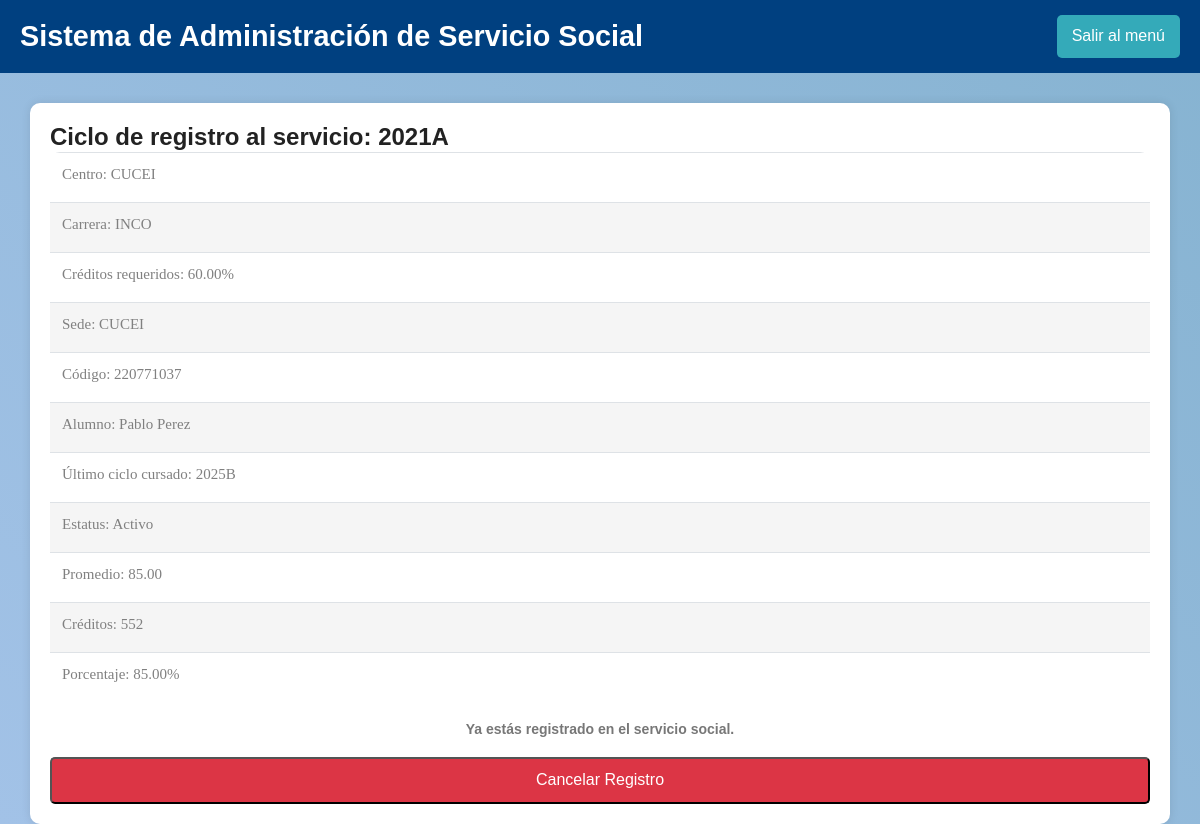
Screenshot of /src/registro.php (signed in) with the database file from the repository.
### tables this page shows
CREATE TABLE IF NOT EXISTS `registro` (
  `idRegistro` int NOT NULL AUTO_INCREMENT,
  `Centro` varchar(100) NOT NULL,
  `Carrera` varchar(100) NOT NULL,
  `CreditosRequeridos` decimal(5,2) NOT NULL,
  `Sede` varchar(100) NOT NULL,
  `codigoAlumno` int NOT NULL,
  `Alumno` varchar(100) NOT NULL,
  `CicloAdmision` varchar(10) NOT NULL,
  `UltimoCicloCursado` varchar(10) NOT NULL,
  `Estatus` enum('Activo','Inactivo','Egresado') NOT NULL,
  `Promedio` decimal(4,2) NOT NULL,
  `Creditos` int NOT NULL,
  `Porcentaje` decimal(5,2) NOT NULL,
  `IdUsuario` int NOT NULL,
  `Registro` tinyint(1) NOT NULL DEFAULT '0',
  PRIMARY KEY (`idRegistro`),
  KEY `fk_registro_alumno` (`codigoAlumno`),
  KEY `fk_registro_usuario` (`IdUsuario`)
);

### src/registro.php (the view, shortened to what this page needs)
<?php
$IdUsuario = $_SESSION['id_usuario'];
$conn = OpenCon();
$sql = "SELECT r.Centro, r.Carrera, r.CreditosRequeridos, r.Sede, r.codigoAlumno,
               r.Alumno, r.CicloAdmision, r.UltimoCicloCursado, r.Estatus,
               r.Promedio, r.Creditos, r.Porcentaje, r.Registro
        FROM registro r
        INNER JOIN alumno a ON r.codigoAlumno = a.codigoAlumno
        WHERE a.IdUsuario = ?";
$stmt = $conn->prepare($sql);
$stmt->bind_param("i", $IdUsuario);
$stmt->execute();
$result = $stmt->get_result();
if ($row = $result->fetch_assoc()) {
    $centro = $row['Centro'];
    $carrera = $row['Carrera'];
    $creditosRequeridos = $row['CreditosRequeridos'];
    $sede = $row['Sede'];
    $codigoAlumno = $row['codigoAlumno'];
    $alumno = $row['Alumno'];
    $cicloAdmision = $row['CicloAdmision'];
    $ultimoCiclo = $row['UltimoCicloCursado'];
    $estatus = $row['Estatus'];
    $promedio = $row['Promedio'];
    $creditos = $row['Creditos'];
    $porcentaje = $row['Porcentaje'];
    $registro = $row['Registro'];
} else {
    $centro = $carrera = $creditosRequeridos = $sede = $codigoAlumno =
    $alumno = $cicloAdmision = $ultimoCiclo = $estatus = $promedio =
    $creditos = $porcentaje = $registro = "0";
}
?>
<!DOCTYPE html>
<html lang="es">
<head>
    <link rel="stylesheet" href="../css/bootstrap.css">
    <link rel="stylesheet" href="../css/main.css">
</head>
<body>
    <div class="header">
        <h1>Sistema de Administración de Servicio Social</h1>
        <a href="cart.php" class="logout-button">Salir al menú</a>
    </div>
    <div class="container">
        <h3>Ciclo de registro al servicio: <strong><?php echo htmlspecialchars($cicloAdmision); ?></strong></h3>
        <table class="table">
            <tr><td>Centro: <?php echo htmlspecialchars($centro); ?></td></tr>
            <tr><td>Carrera: <?php echo htmlspecialchars($carrera); ?></td></tr>
            <tr><td>Créditos requeridos: <?php echo htmlspecialchars($creditosRequeridos); ?>%</td></tr>
            <tr><td>Sede: <?php echo htmlspecialchars($sede); ?></td></tr>
            <tr><td>Código: <?php echo htmlspecialchars($codigoAlumno); ?></td></tr>
            <tr><td>Alumno: <?php echo htmlspecialchars($alumno); ?></td></tr>
            <tr><td>Último ciclo cursado: <?php echo htmlspecialchars($ultimoCiclo); ?></td></tr>
            <tr><td>Estatus: <?php echo htmlspecialchars($estatus); ?></td></tr>
            <tr><td>Promedio: <?php echo htmlspecialchars($promedio); ?></td></tr>
            <tr><td>Créditos: <?php echo htmlspecialchars($creditos); ?></td></tr>
            <tr><td>Porcentaje: <?php echo htmlspecialchars($porcentaje); ?>%</td></tr>
        </table>
        <p style="text-align: center; font-weight: bold;">
            <?php
            if (intval($registro) === 1) {
                echo "Ya estás registrado en el servicio social.";
            } else {
                echo "No tienes un registro activo en el servicio social.";
            }
            ?>
        </p>
        <?php if ($porcentaje >= $creditosRequeridos) { ?>
            <?php if (intval($registro) === 1) { ?>
                <form method="POST" action="actualizar_registro.php" onsubmit="return confirm('¿Estás seguro de cancelar tu registro?');">
                    <button type="submit" class="action-button cancel-button">Cancelar Registro</button>
                </form>
            <?php } ?>
        <?php } ?>
    </div>
</body>
</html>

### css/main.css (style rules this page uses)
body { color: #777777; font-family: "Poppins", sans-serif; font-size: 14px; font-weight: 300; line-height: 1.625em; position: relative; }
a { -webkit-transition: all 0.3s ease 0s; -moz-transition: all 0.3s ease 0s; -o-transition: all 0.3s ease 0s; transition: all 0.3s ease 0s; }
a, a:focus, a:hover { text-decoration: none; outline: 0; }
h1, h2, h3, h4, h5, h6 { font-family: "Poppins", sans-serif; color: #222222; line-height: 1.2em !important; margin-bottom: 0; margin-top: 0; font-weight: 600; }
h1, .h1 { font-size: 36px; }
h3, .h3 { font-size: 24px; }
td, th { border-radius: 0px; }
h1 { font-size: 36px; }
h3 { font-size: 24px; }
h1, h2, h3, h4, h5, h6 { line-height: 1.5em; }
.header h1 { color: #fff; }
table { border-spacing: 1; border-collapse: collapse; background: white; border-radius: 10px; overflow: hidden; width: 100%; margin: 0 auto; position: relative; }
table * { position: relative; }
table td, table th { padding-left: 8px; }
table tbody tr { height: 50px; }
table tbody tr:last-child { border: 0; }
table td, table th { text-align: left; }
tbody tr:nth-child(even) { background-color: #f5f5f5; }
tbody tr { font-family: OpenSans-Regular; font-size: 15px; color: #808080; line-height: 1.2; font-weight: unset; }

### src/registro.php (style rules this page uses)
body { background: linear-gradient(45deg, #a2c2e7, #86b3d1); font-family: Arial, sans-serif; }
.container { margin-top: 30px; background-color: white; padding: 20px; border-radius: 10px; box-shadow: 0 0 10px rgba(0, 0, 0, 0.1); }
.header { display: flex; justify-content: space-between; align-items: center; background-color: #004080; color: white; padding: 15px 20px; font-family: Arial, sans-serif; }
.header h1 { margin: 0; font-size: 1.8rem; }
.logout-button { background-color:rgb(52, 170, 185); color: white; padding: 10px 15px; text-decoration: none; border-radius: 5px; font-size: 1rem; }
.action-button { display: block; width: 100%; margin-top: 10px; padding: 10px; border-radius: 5px; text-align: center; font-size: 16px; text-decoration: none; color: white; }
.cancel-button { background-color: #dc3545; }

### rows the page displays
registro: CicloAdmision "2021A", Centro "CUCEI", Carrera "INCO", CreditosRequeridos "60.00", Sede "CUCEI", codigoAlumno "220771037", Alumno "Pablo Perez", UltimoCicloCursado "2025B", Estatus "Activo", Promedio "85.00", Creditos "552", Porcentaje "85.00"
